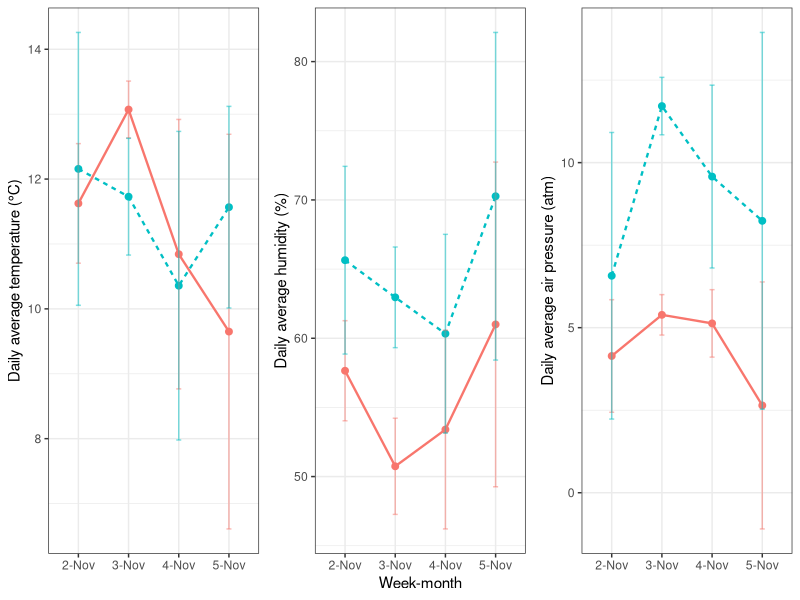

This figure's R source:
##Fig.4C

library(dplyr)
library(tidyverse)
library(ggplot2)
library(gridExtra)

env <- read.csv("env_raw_merge.csv", encoding = "UTF-8")
substr(env$farm_id, 1, 1) <- toupper(substr(env$farm_id, 1, 1))

environ <- env |> 
  filter(farm_id %in% c("Hab", "Iab")) |> 
  filter(monthweek %in% c("11-2", "11-3", "11-4", "11-5"))
head(environ)

environ$monthweek <- str_replace(environ$monthweek, "11-2", "2-Nov")
environ$monthweek <- str_replace(environ$monthweek, "11-3", "3-Nov")
environ$monthweek <- str_replace(environ$monthweek, "11-4", "4-Nov")
environ$monthweek <- str_replace(environ$monthweek, "11-5", "5-Nov")

sunshine <- environ |> 
  group_by(farm_id, monthweek) |> 
  summarise(temp_mean=mean(temp),
            humi_mean=mean(humi),
            press_mean=mean(press),
            temp_sd = sd(temp),
            humi_sd = sd(humi),
            press_sd=sd(press))
sunshine[is.na(sunshine)] <- 0

tm <- ggplot(sunshine, aes(x=monthweek, y=temp_mean, group=farm_id, color=farm_id)) +
  geom_line(aes(color=farm_id, linetype=farm_id), linewidth=0.8) +
  geom_point(size=2) +
  geom_errorbar(aes(ymin=temp_mean-temp_sd, ymax=temp_mean + temp_sd), width=0.1, alpha=0.5) +
  theme_bw() +
  theme(legend.position = "none", plot.title = element_text(size=10),
        legend.key = element_rect(colour="transparent", fill="transparent"),
        legend.background=element_rect(fill= alpha("white", 0.5))) +
  labs(x="", y = "Daily average temperature (°C)")

hu <- ggplot(sunshine, aes(x=monthweek, y=humi_mean, group=farm_id, color=farm_id)) +
  geom_line(aes(color=farm_id, linetype=farm_id), linewidth=0.8) +
  geom_point(size=2) +
  geom_errorbar(aes(ymin=humi_mean-humi_sd, ymax=humi_mean + humi_sd), width=0.1, alpha=0.5) +
  theme_bw() +
  theme(legend.position = "none", plot.title = element_text(size=10),
        legend.key = element_rect(colour="transparent", fill="transparent"),
        legend.background=element_rect(fill= alpha("white", 0.5))) +
  labs(x="Week-month", y = "Daily average humidity (%)")

pr <- ggplot(sunshine, aes(x=monthweek, y=press_mean, group=farm_id, color=farm_id)) +
  geom_line(aes(color=farm_id, linetype=farm_id), linewidth=0.8) +
  geom_point(size=2) +
  geom_errorbar(aes(ymin=press_mean-press_sd, ymax=press_mean + press_sd), width=0.1, alpha=0.5) +
  theme_bw() +
  theme(legend.position = "none", plot.title = element_text(size=10),
        legend.key = element_rect(colour="transparent", fill="transparent"),
        legend.background=element_rect(fill= alpha("white", 0.5))) +
  labs(x="", y = "Daily average air pressure (atm)")

grid.arrange(tm, hu, pr, nrow=1)
